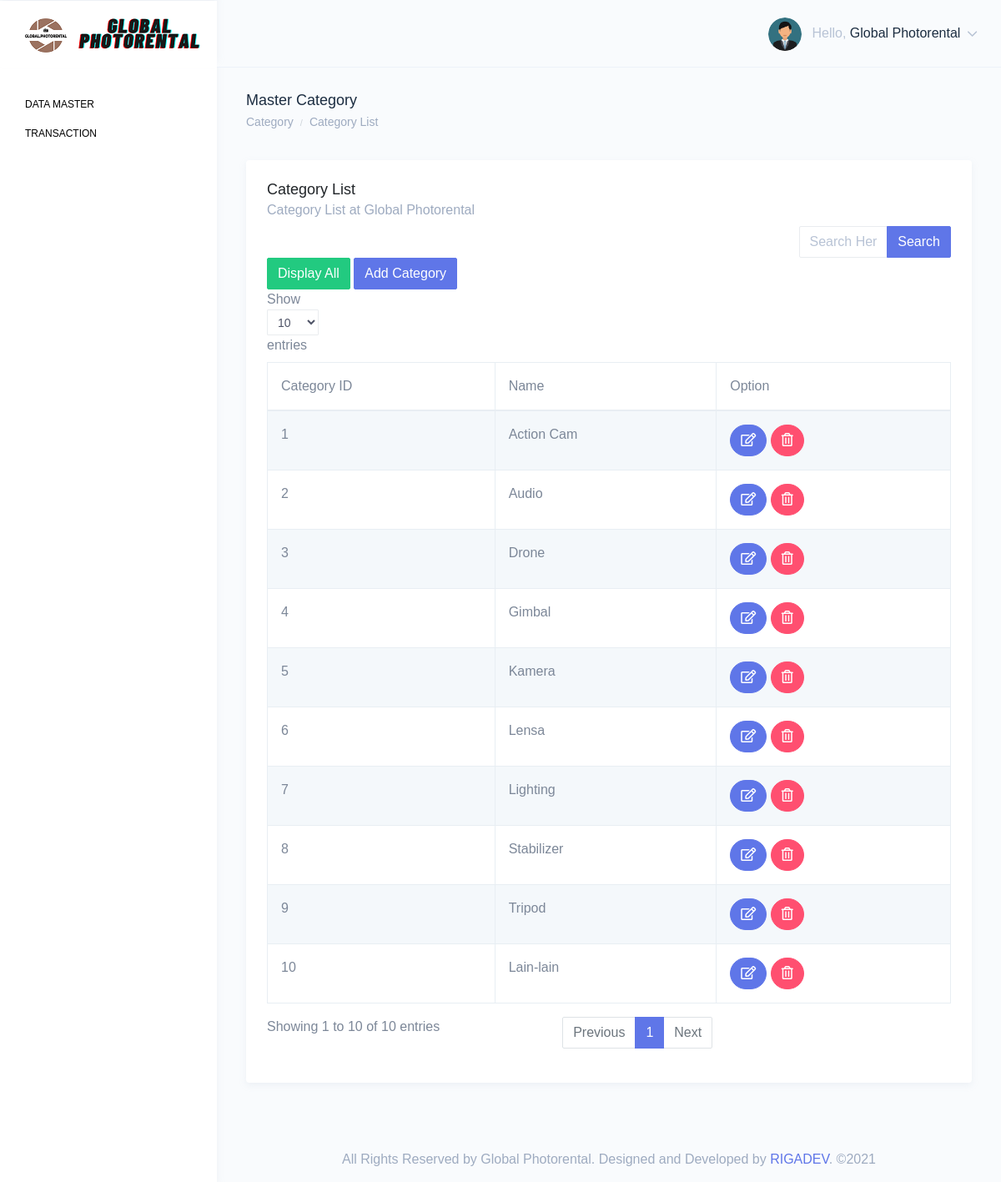
/category_item.php (signed in), run on the app's committed database.
### tables this page shows
CREATE TABLE `category_tbl` (
  `id` int(11) NOT NULL,
  `category_name` varchar(50) DEFAULT NULL
);

### category_item.php (the view, shortened to what this page needs)
<?php include 'include/head.php'; ?>
<body>
    <div id="main-wrapper" data-theme="light" data-layout="vertical" data-navbarbg="skin6" data-sidebartype="full" data-sidebar-position="fixed" data-header-position="fixed" data-boxed-layout="full">
        <?php include 'include/header.php'; ?>
        <?php include 'include/aside.php'; ?>
        <div class="page-wrapper">
            <div class="page-breadcrumb">
                <div class="row">
                    <div class="col-7 align-self-center">
                        <h4 class="page-title text-truncate text-dark font-weight-medium mb-1">Master Category</h4>
                        <div class="d-flex align-items-center">
                            <nav aria-label="breadcrumb">
                                <ol class="breadcrumb m-0 p-0">
                                    <li class="breadcrumb-item"><a href="index.html" class="text-muted">Category</a></li>
                                    <li class="breadcrumb-item text-muted active" aria-current="page">Category List</li>
                                </ol>
                            </nav>
                        </div>
                    </div>
                </div>
            </div>
            <div class="container-fluid">
                <div class="row">
                    <div class="col-12">
                        <div class="card">
                            <div class="card-body">
                                <h4 class="card-title">Category List</h4>
                                <h5 class="card-subtitle">Category List at Global Photorental</h5>
                                <?php
                                if (isset($_GET)) {
                                    $search = $_GET['search'];
                                }
                                if (empty($search)) {
                                    $customSearch = "";
                                }
                                ?>
                                <div class="row">
                                    <div class="col-3"></div>
                                    <div class="col-3"></div>
                                    <div class="col-3"></div>
                                    <div class="col-3">
                                        <form action="" method="GET">
                                            <div class="input-group">
                                                <input type="text" class="form-control" name="search" placeholder="Search Here" value="<?=$search?>" />
                                                <div class="input-group-append">
                                                    <button class="btn btn-primary" type="submit" >Search</button>
                                                </div>
                                            </div>
                                        </form>
                                    </div>
                                </div>
                                <?php
                                include 'config/connection.php';
                                $query = "SELECT a.id, a.category_name
                                            FROM `category_tbl` a
                                            WHERE 1 $customSearch order by a.id";
                                $result = mysqli_query($dbc, $query);
                                ?>
                                <a href="category_item"><button class="btn btn-success text-center">Display All</button></a>
                                <button type="button" class="btn btn-primary" data-toggle="modal" data-target="#myModal">Add Category</button>
                                <div class="table-responsive">
                                    <?php if (mysqli_num_rows($result) >= 1) { ?>
                                        <table id="example" class="table table-striped table-bordered no-wrap">
                                            <thead>
                                                <tr>
                                                    <th scope="col">Category ID</th>
                                                    <th scope="col">Name</th>
                                                    <th scope="col">Option</th>
                                                </tr>
                                            </thead>
                                            <tbody>
                                                <?php
                                                $i = 1;
                                                while ($data = mysqli_fetch_array($result)) { ?>
                                                    <tr>
                                                        <td><?= $i++ ?></td>
                                                        <td><?= $data['category_name']; ?></td>
                                                        <td>
                                                            <a href="#" data-toggle="modal" data-target="#updateUser<?= $data['id']; ?>">
                                                                <button type="button" class="btn btn-info btn-rounded"><i class="far fa-edit"></i></button>
                                                            </a>
                                                            <a href="#" data-toggle="modal" data-target="#deleteUser<?= $data['id']; ?>">
                                                                <button type="button" class="btn btn-danger btn-rounded"><i class="far fa-trash-alt"></i></button>
                                                            </a>
                                                        </td>
                                                    </tr>
                                                <?php }
                                                mysqli_close($dbc); ?>
                                            </tbody>
                                        </table>
                                    <?php } else {
                                        echo "<h4>No data display</h4>";
                                    }
                                    ?>
                                </div>
                            </div>
                        </div>
                    </div>
                </div>
            </div>
            <?php include 'include/footer.php'; ?>
        </div>
    </div>
</body>
</html>

### include/head.php (shortened to what this page needs)
<?php
$fullname    =  $_SESSION['fullname'];
?>
<!DOCTYPE html>
<html dir="ltr" lang="en">
<head>
    <link href="src/assets/extra-libs/c3/c3.min.css" rel="stylesheet">
    <link href="src/assets/libs/chartist/dist/chartist.min.css" rel="stylesheet">
    <link href="src/assets/extra-libs/jvector/jquery-jvectormap-2.0.2.css" rel="stylesheet" />
    <link href="src/dist/css/style.min.css" rel="stylesheet">
    <link href="https://cdn.jsdelivr.net/npm/select2@4.1.0-rc.0/dist/css/select2.min.css" rel="stylesheet" />
</head>

### include/header.php (shortened to what this page needs)
<header class="topbar" data-navbarbg="skin6">
            <nav class="navbar top-navbar navbar-expand-md">
                <div class="navbar-header" data-logobg="skin6">
                    <div class="navbar-brand">
                        <a href="index">
                            <b class="logo-icon">
                                <img src="src/assets/images/logopojok.png" alt="homepage" class="dark-logo" />
                            </b>
                            <span class="logo-text">
                                <img src="src/assets/images/hmm.png" alt="homepage" class="dark-logo" />
                            </span>
                        </a>
                    </div>
                </div>
                <div class="navbar-collapse collapse" id="navbarSupportedContent">
                    <ul class="navbar-nav float-right">
                        <li class="nav-item d-none d-md-block">
                        </li>
                        <li class="nav-item dropdown">
                            <a class="nav-link dropdown-toggle" href="javascript:void(0)" data-toggle="dropdown"
                                aria-haspopup="true" aria-expanded="false">
                                <img src="src/assets/images/users/user-senatah.png" alt="user" class="rounded-circle"
                                    width="40">
                                <span class="ml-2 d-none d-lg-inline-block"><span>Hello,</span> <span
                                        class="text-dark"><?= $fullname?></span> <i data-feather="chevron-down"
                                        class="svg-icon"></i></span>
                            </a>
                        </li>
                    </ul>
                </div>
            </nav>
        </header>

### include/aside.php (shortened to what this page needs)
<aside class="left-sidebar" data-sidebarbg="skin6">
    <div class="scroll-sidebar" data-sidebarbg="skin6">
        <nav class="sidebar-nav">
            <ul id="sidebarnav">
                <li class="nav-small-cap"><span class="hide-menu">Data Master</span></li>
                <li class="nav-small-cap"><span class="hide-menu">Transaction</span></li>
            </ul>
        </nav>
    </div>
</aside>

### include/footer.php
<footer class="footer text-center text-muted">
                All Rights Reserved by Global Photorental. Designed and Developed by <a href="#">RIGADEV</a>. ©2021
            </footer>

### data on the page
category_tbl: category_name "Action Cam"
category_tbl: category_name "Audio"
category_tbl: category_name "Drone"
category_tbl: category_name "Gimbal"
category_tbl: category_name "Kamera"
category_tbl: category_name "Lensa"
category_tbl: category_name "Lighting"
category_tbl: category_name "Stabilizer"
category_tbl: category_name "Tripod"
category_tbl: category_name "Lain-lain"

### other printed values
$fullname "Global Photorental"
